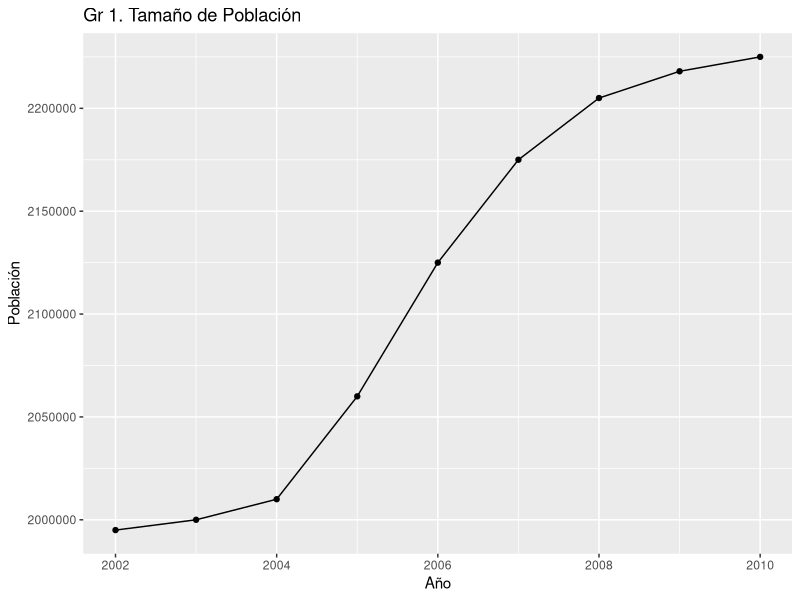
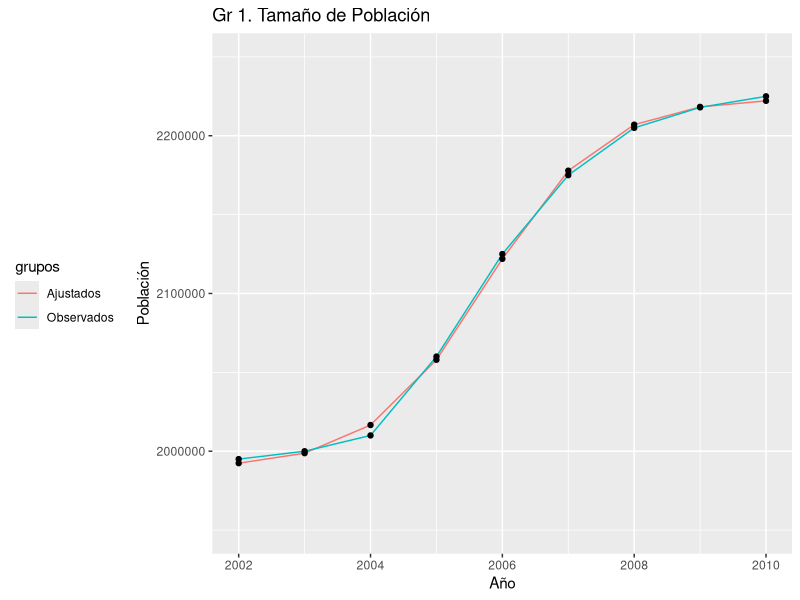
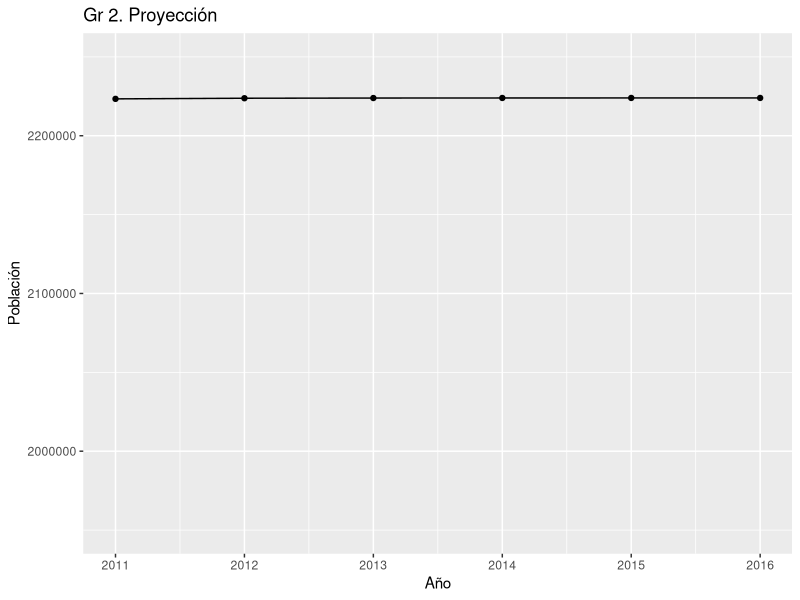
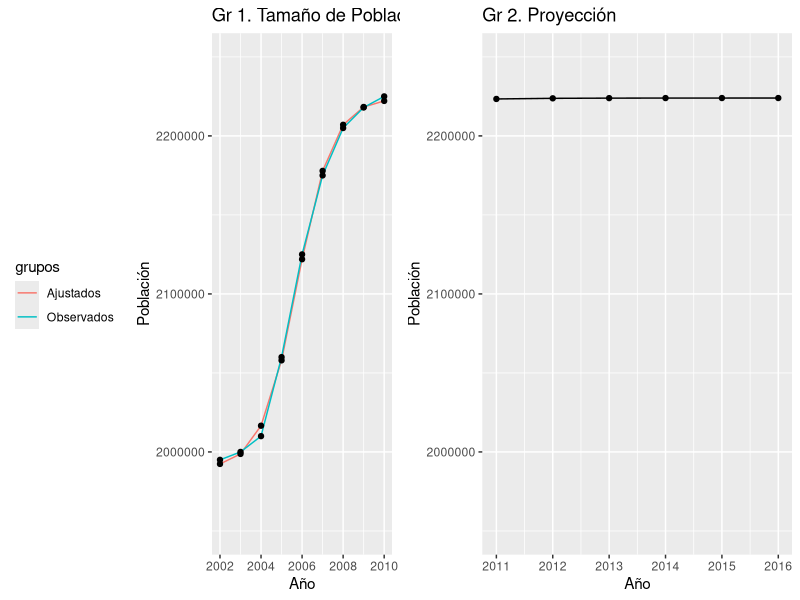

These figures' R source, in order:
## ---- chunk 1
library(tidyverse)
library(ggpubr)
library(ggplot2)

year <- 2002:2010
N <- c(1995000,2000000,2010000,2060000,2125000,2175000,2205000,2218000,2225000)

data <- data.frame(cbind(year,N))



ggplot(data=data, aes(x=year, y=N)) +
  geom_line()+
  geom_point()+labs(title="Gr 1. Tamaño de Población",x="Año",y="Población")
## ---- chunk 2
logistica.ejemplo <-
  nls(N ~ NI+NF / (1 + exp((tI -year) / phi)),
      data = data,
      start = list(NI=1900000,NF = 2300000, tI = 2004, phi = 1),
      algorithm="port")
options(scipen=999)
summary(logistica.ejemplo)
## ---- chunk 3
data2 <- data.frame(cbind(Year=c(year,year),
                          Pop=c(N,predict(logistica.ejemplo))))

data2 <- data2%>%mutate(grupos=c(rep("Observados",9),rep("Ajustados",9)))
                    


g1 <- ggplot(data=data2, aes(x=Year, y=Pop,group=grupos)) +
  geom_line(aes(colour = grupos))+
  geom_point()+labs(title="Gr 1. Tamaño de Población",x="Año",y="Población")+
  ylim(1950000,2250000)+
  theme(legend.position = "left")

g1

Predicciones <- data.frame(cbind(year=c(2011,2012,2013,2014,2015,2016),predichos=predict(logistica.ejemplo,newdata=data.frame(year=c(2011,2012,2013,2014,2015,2016)))))

g2 <- ggplot(data=Predicciones, aes(x=year, y=predichos)) +
  geom_line()+
  geom_point()+labs(title="Gr 2. Proyección",x="Año",y="Población")+
  ylim(1950000,2250000)  
  

g2


ggarrange(g1,g2)
## ---- chunk 4
pob_2000_muj = 1907565
nac_muj = 394397
def_muj = 78111
pob_2011 = 2195649
